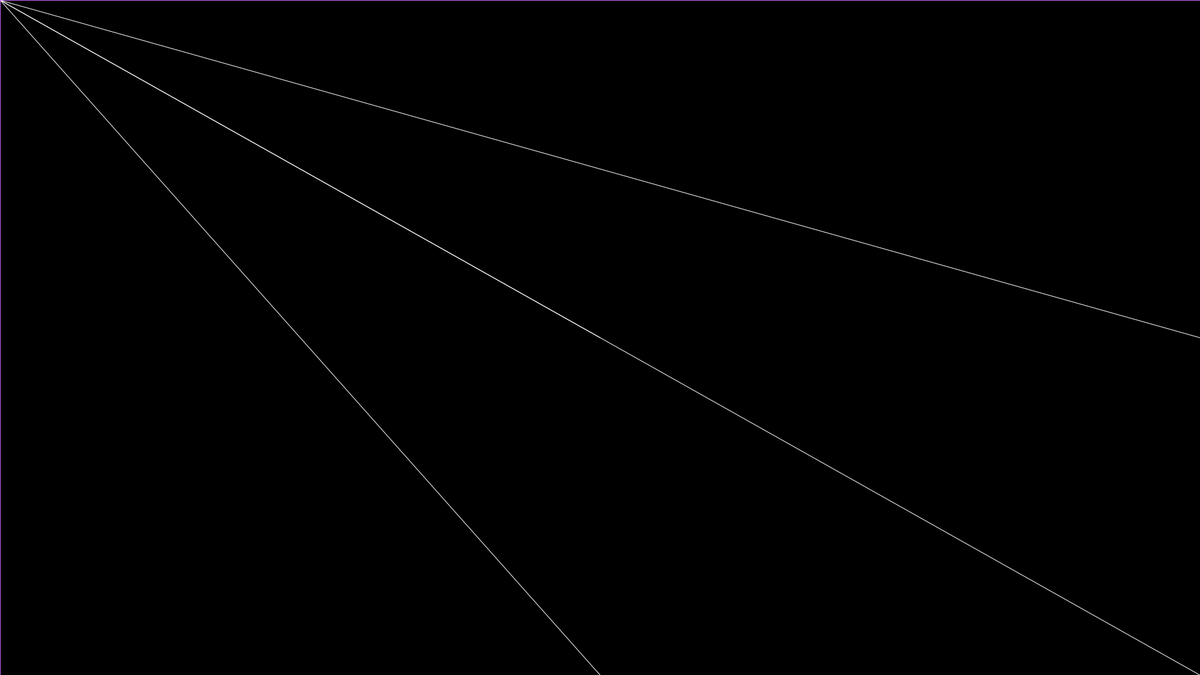
Frame 1 (no input)
Frame 60 (the mouse pressed at the canvas centre just before this capture): identical to frame 1, image omitted
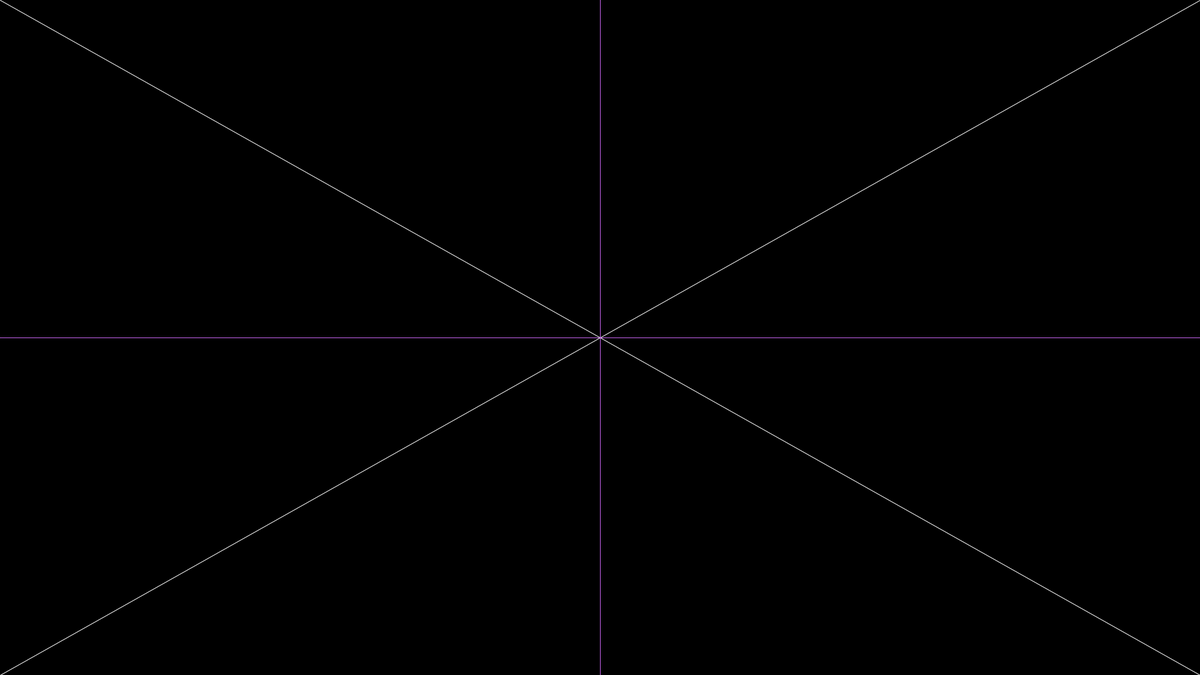
Frame 120 (the mouse held since frame 60 and released just before this capture)

The Processing sketch that drew these frames (run headless with seeded random() and noise(); from frame 60 on, the mouse is pressed at the canvas centre):

// Processing sketch: SooManyLines
// ── SooManyLines.pde
void setup() {
  size(1920, 1080);
  
  noCursor();
}

void draw() {
  background(0);
  
  stroke(255);
  line(width/2, height/2, mouseX, mouseY);
  
  line(0, 0, mouseX, mouseY);
  line(0, height, mouseX, mouseY);
  line(width, height, mouseX, mouseY);
  line(width, 0, mouseX, mouseY);
  
  line(width/2, 0, mouseX, mouseY);
  line(width/2, height, mouseX, mouseY);
  line(0, height/2, mouseX, mouseY);
  line(width, height/2, mouseX, mouseY);
  
  stroke(200, 100, 240);
  line(mouseX, 0, mouseX, height);
  line(0, mouseY, width, mouseY);
}
